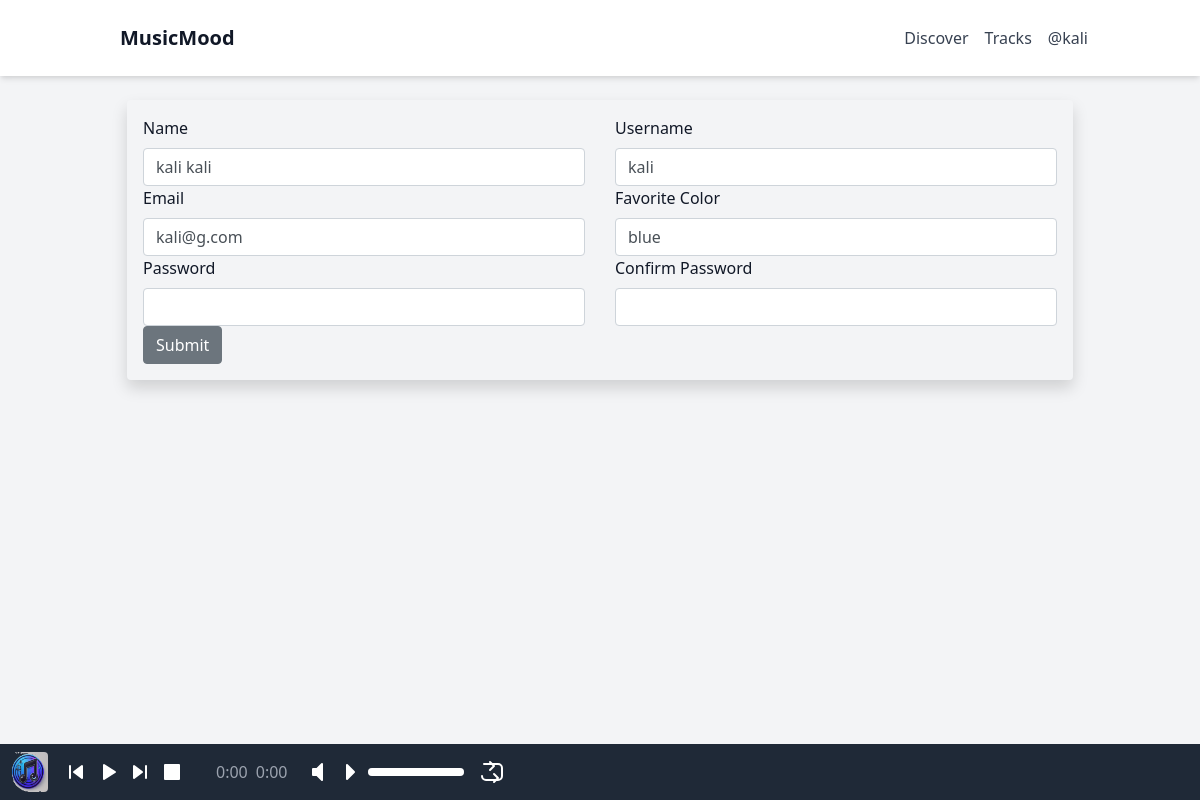
/user/update/0ff9a000-beb7-4fee-ab47-8fb3b56117f0 (signed in), run on an earlier commit of the app's database.
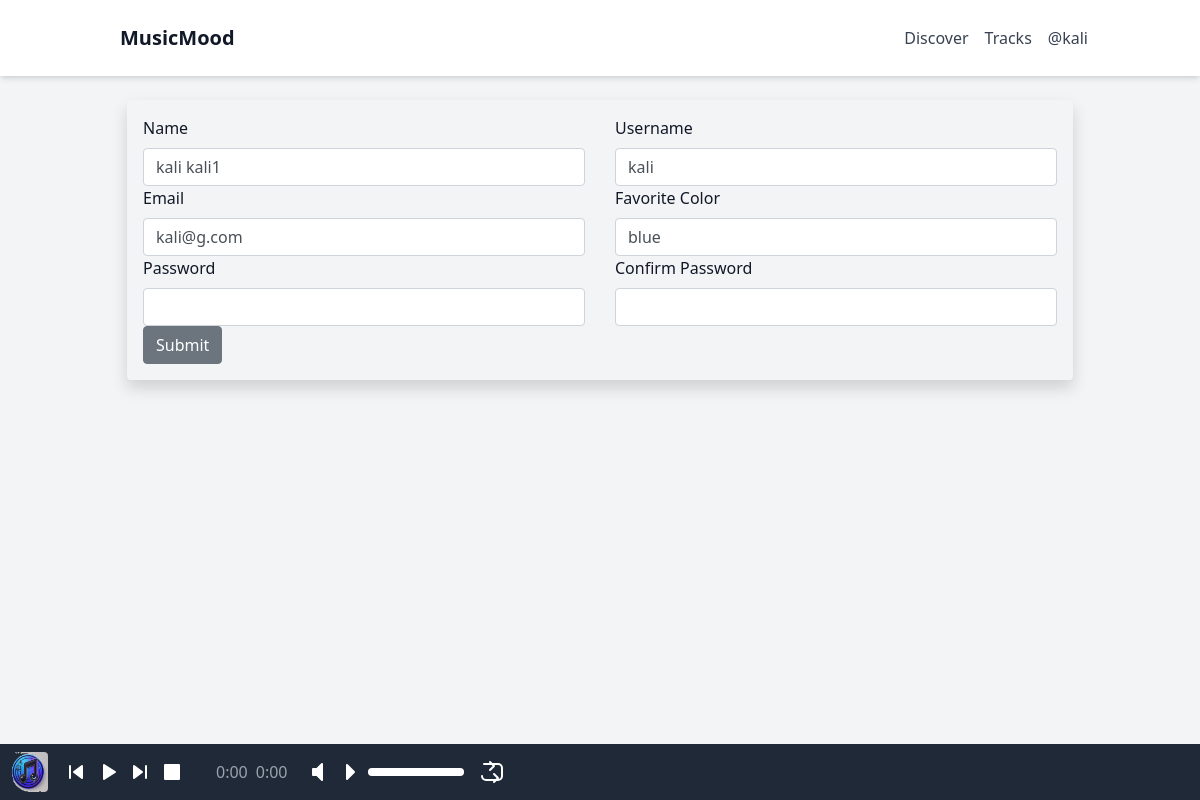
And on a later commit of the database.
### app/models.py (models this page shows, shortened)
class Users(db.Model, UserMixin):
    id = db.Column(db.String(36), primary_key=True, default=lambda: str(uuid.uuid4()))
    username = db.Column(db.String(20), nullable=False, unique=True)
    name = db.Column(db.String(200), nullable=False)
    email = db.Column(db.String(120), nullable=False, unique=True)
    favorite_color = db.Column(db.String(120))
    date_added = db.Column(db.DateTime, nullable=False, default=datetime.utcnow)
    profile_pic = db.Column(db.String(255), nullable=True)
    is_admin = db.Column(db.Boolean, default=False)
    is_creater = db.Column(db.Boolean, default=False)
    playlists = db.relationship('Playlist', back_populates='user', cascade='all, delete-orphan')
    password_hash = db.Column(db.String(256))

### app/routes.py (the view, shortened to what this page needs)
@main.route('/user/update/<string:user_id>', methods=['GET', 'POST'])
@login_required
@admin_required
def update_user(user_id):
    user = Users.query.get_or_404(user_id)
    form = UserForm(obj=user)
    return render_template('update_user.html', user=user, form=form)

### app/forms.py
class UserForm(FlaskForm):
	name = StringField("Name", validators=[DataRequired()])
	username = StringField("Username", validators=[DataRequired()])
	email = StringField("Email", validators=[DataRequired()])
	favorite_color = StringField("Favorite Color")
	password_hash = PasswordField('Password', validators=[DataRequired(), EqualTo('password_hash2', message='Passwords Must Match!')])
	password_hash2 = PasswordField('Confirm Password', validators=[DataRequired()])
	profile_pic = FileField("Profile Pic")
	submit = SubmitField("Submit")

### app/routes.py (called while the page is built)
def admin_required(f):
    @wraps(f)
    def decorated_function(*args, **kwargs):
        if not current_user.is_authenticated or not current_user.is_admin:
            flash('Page does not exits.', 'danger')
            return redirect(url_for('main.index'))
        return f(*args, **kwargs)
    return decorated_function

### app/templates/update_user.html (shortened to what this page needs)
{% extends 'base.html' %}
{% block content %}
<div class="container">
    <div class="shadow p-3 mb-5 bg-body rounded">
        <form class="row g-3" id="update-user-form" action="{{ url_for('main.update_user', user_id=user.id) }}" method="post" enctype="multipart/form-data">
            <div class="col-md-6 position-relative">
                {{ form.name.label(class="form-label") }}
                {{ form.name(class="form-control") }}
            </div>
            <div class="col-md-6 position-relative">
                {{ form.username.label(class="form-label") }}
                {{ form.username(class="form-control") }}
            </div>
            <div class="col-md-6 position-relative">
                {{ form.email.label(class="form-label") }}
                {{ form.email(class="form-control") }}
            </div>
            <div class="col-md-6 position-relative">
                {{ form.favorite_color.label(class="form-label") }}
                {{ form.favorite_color(class="form-control") }}
            </div>
            <div class="col-md-6 position-relative">
                {{ form.password_hash.label(class="form-label") }}
                {{ form.password_hash(class="form-control") }}
            </div>
            <div class="col-md-6 position-relative">
                {{ form.password_hash2.label(class="form-label") }}
                {{ form.password_hash2(class="form-control") }}
            </div>
            <div class="col-12">
                {{ form.submit(class="btn btn-secondary") }}
            </div>
        </form>
    </div>
</div>
{% endblock %}

### app/templates/base.html (shortened to what the changed rows need)
<!DOCTYPE html>
<html lang="en">
<head>
    <link href="https://stackpath.bootstrapcdn.com/bootstrap/4.5.2/css/bootstrap.min.css" rel="stylesheet">
    <link href="https://cdn.jsdelivr.net/npm/tailwindcss@2.2.19/dist/tailwind.min.css" rel="stylesheet">
</head>
<body class="bg-gray-100 text-gray-900 flex flex-col min-h-screen">
    <header class="bg-white shadow-md w-full">
        <div class="container mx-auto flex justify-between items-center p-4">
            <nav class="flex items-center space-x-4">
                <a href="{{ url_for('main.songs')}}" class="text-gray-700 hover:text-gray-900">Discover</a>
                <a href="{{ url_for('main.songs')}}" class="text-gray-700 hover:text-gray-900">Tracks</a>
                {% if current_user.is_authenticated %}
                    <a href="{{ url_for('auth.profile')}}" class="text-gray-700 hover:text-gray-900">@{{ current_user.username }}</a>
                {% endif %}
            </nav>
        </div>
    </header>
    <div id="content" class="flex-grow container mx-auto p-4">
        {% block content %}
        {% endblock %}
    </div>
</body>
</html>

What changed in the data, as far as the page shows it:
changed Users "kali": name "kali kali" → "kali kali1"
